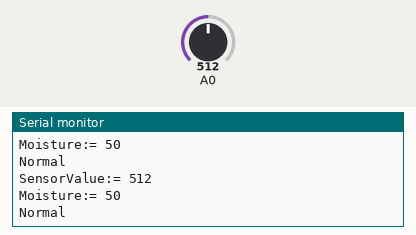
Bench run of a sketch on a simulated Arduino Uno, built with avr-gcc and run on an emulated ATmega328P. On the bench: the last lines printed to the serial monitor. Inputs (shaded band) come from the test bench; at power-on: A0 = 512.

Above: at 3.8 s.
3.9 s: A0 set to 335
At 7.4 s:
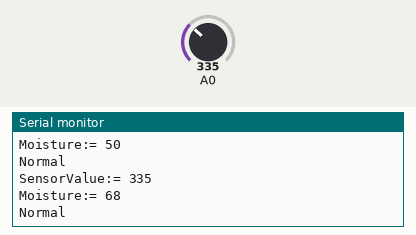
7.8 s: A0 set to 309
At 9.8 s:
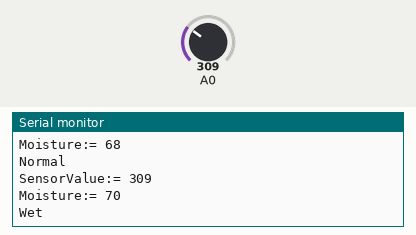
Timing chart, 0 to 11.3 s (numbered marks = the images above; inputs shaded):
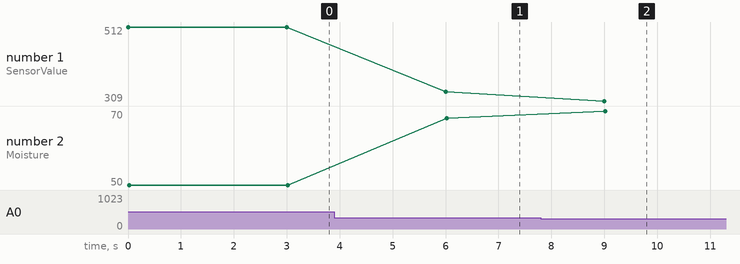

Measured:
- the behaviour switches between 318 and 317 on A0 (found by bisection; images 1 and 2)
- after the input at 3.9 s, the serial monitor: prints a new line after 2.1 s (image 1)
- after the input at 7.8 s, the serial monitor: prints a new line after 1.2 s (image 2)
- plotted number 1: 512 → 335 after the input at 3.9 s, 335 → 309 after the input at 7.8 s
- plotted number 2: 50 → 68 after the input at 3.9 s, 68 → 70 after the input at 7.8 s

The sketch:

3.4-Moisture_Soil.ino
```cpp
void setup() {
  Serial.begin(9600);
}

void loop() {
  int sensorValue = analogRead(A0);
  Serial.print("SensorValue:= ");
  Serial.println(sensorValue);
  int moisture = map(sensorValue,0,1024,0,100);
  moisture = 100-moisture;
  Serial.print("Moisture:= ");
  Serial.println(moisture);
  if(moisture<30){
    Serial.println("Dry");
  }else if(moisture>=30 && moisture <70){
    Serial.println("Normal");
  }else{
    Serial.println("Wet");
  }
  delay(3000);
}
```
